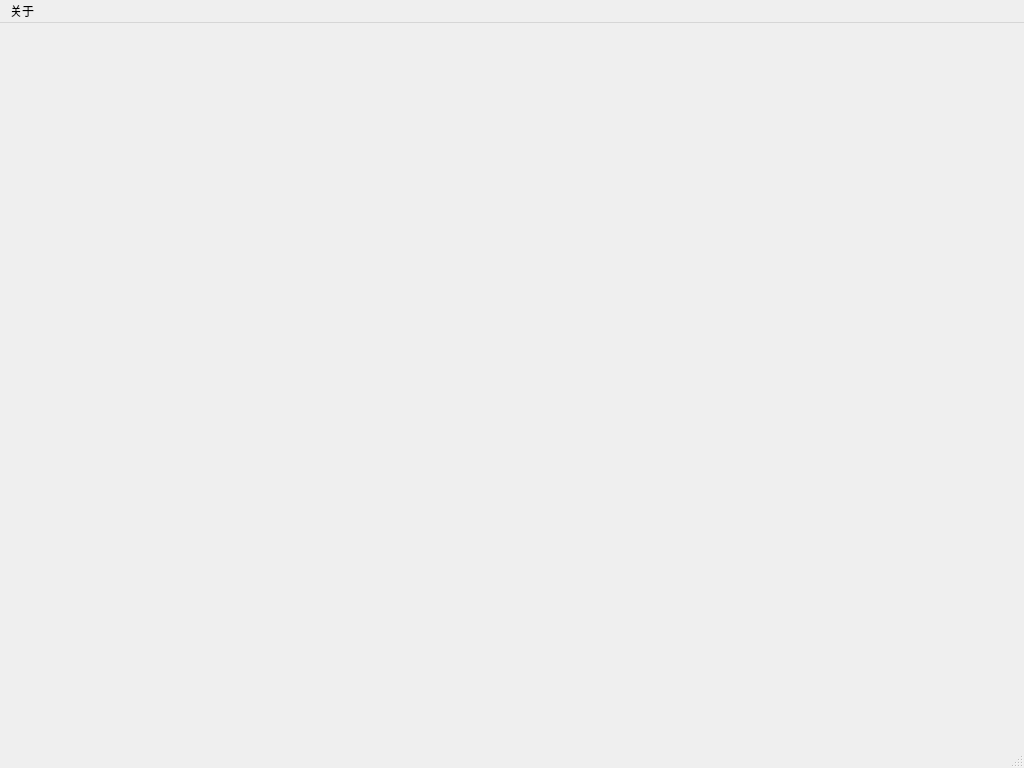
<?xml version="1.0" encoding="UTF-8"?>
<ui version="4.0">
 <class>MainWindow</class>
 <widget class="QMainWindow" name="MainWindow">
  <property name="geometry">
   <rect>
    <x>0</x>
    <y>0</y>
    <width>1024</width>
    <height>768</height>
   </rect>
  </property>
  <property name="windowTitle">
   <string>MainWindow</string>
  </property>
  <widget class="QWidget" name="centralwidget"/>
  <widget class="QMenuBar" name="menubar">
   <property name="geometry">
    <rect>
     <x>0</x>
     <y>0</y>
     <width>1024</width>
     <height>23</height>
    </rect>
   </property>
   <widget class="QMenu" name="menu">
    <property name="title">
     <string>关于</string>
    </property>
    <addaction name="actionabout_QT"/>
    <addaction name="actionabout_NextAI_Office"/>
   </widget>
   <addaction name="menu"/>
  </widget>
  <widget class="QStatusBar" name="statusbar"/>
  <action name="actionabout_QT">
   <property name="text">
    <string>about QT</string>
   </property>
  </action>
  <action name="actionabout_NextAI_Office">
   <property name="text">
    <string>about NextAI Office</string>
   </property>
  </action>
 </widget>
 <resources/>
 <connections/>
</ui>
